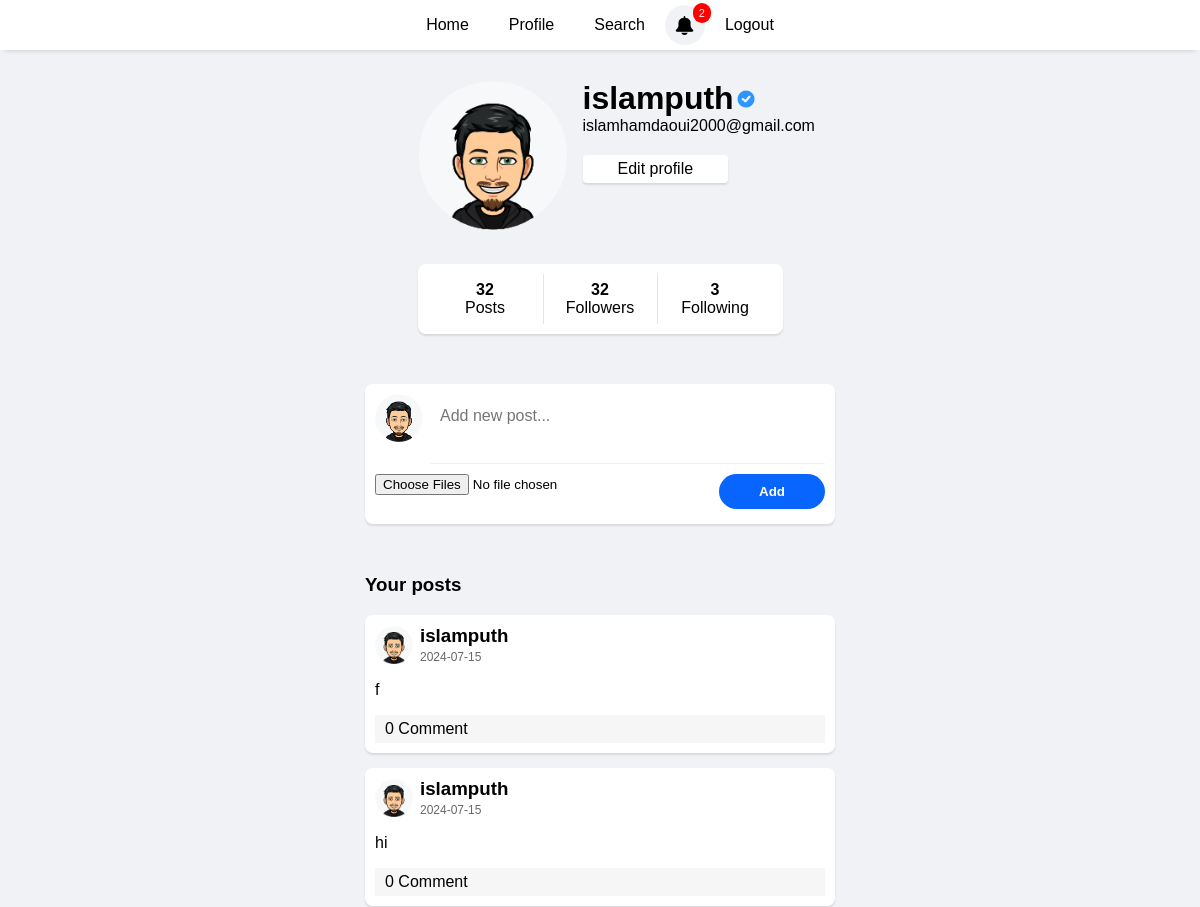
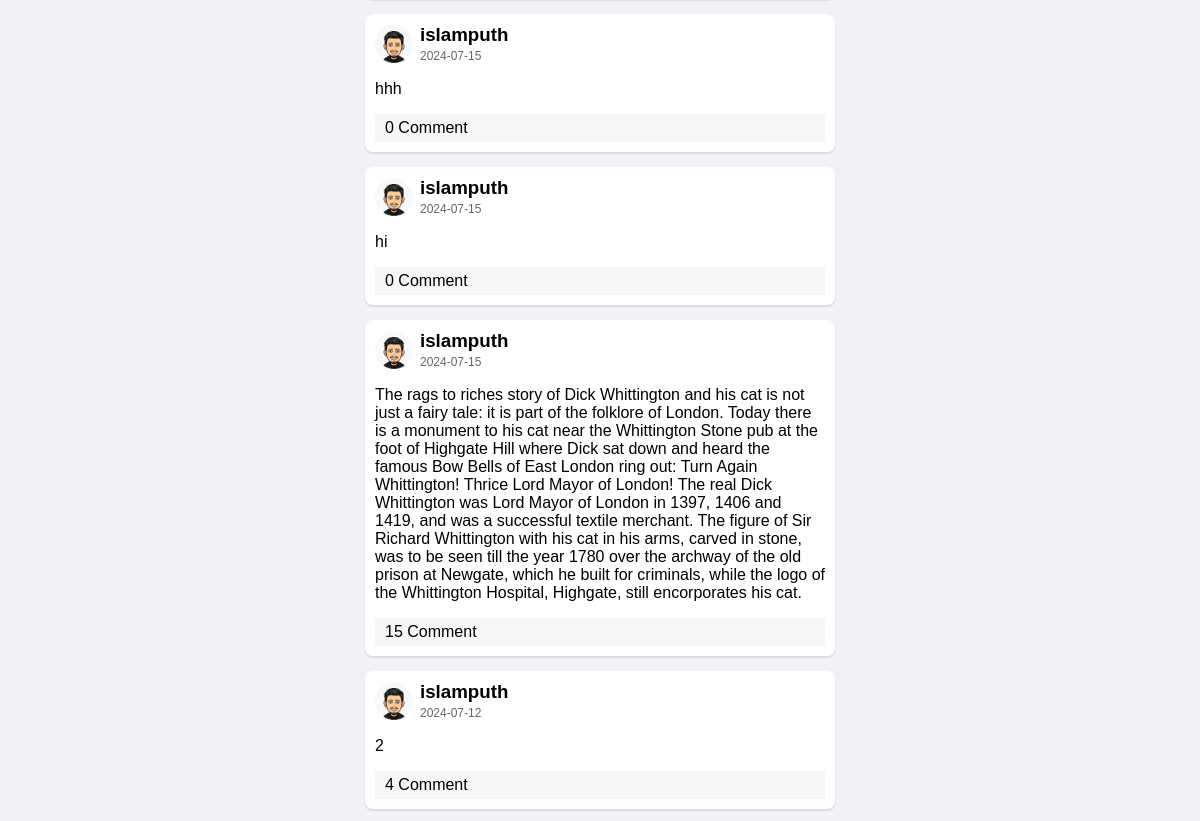
Page /profile.php (signed in, upper part) on the earlier database version (2 pictures, top to bottom).
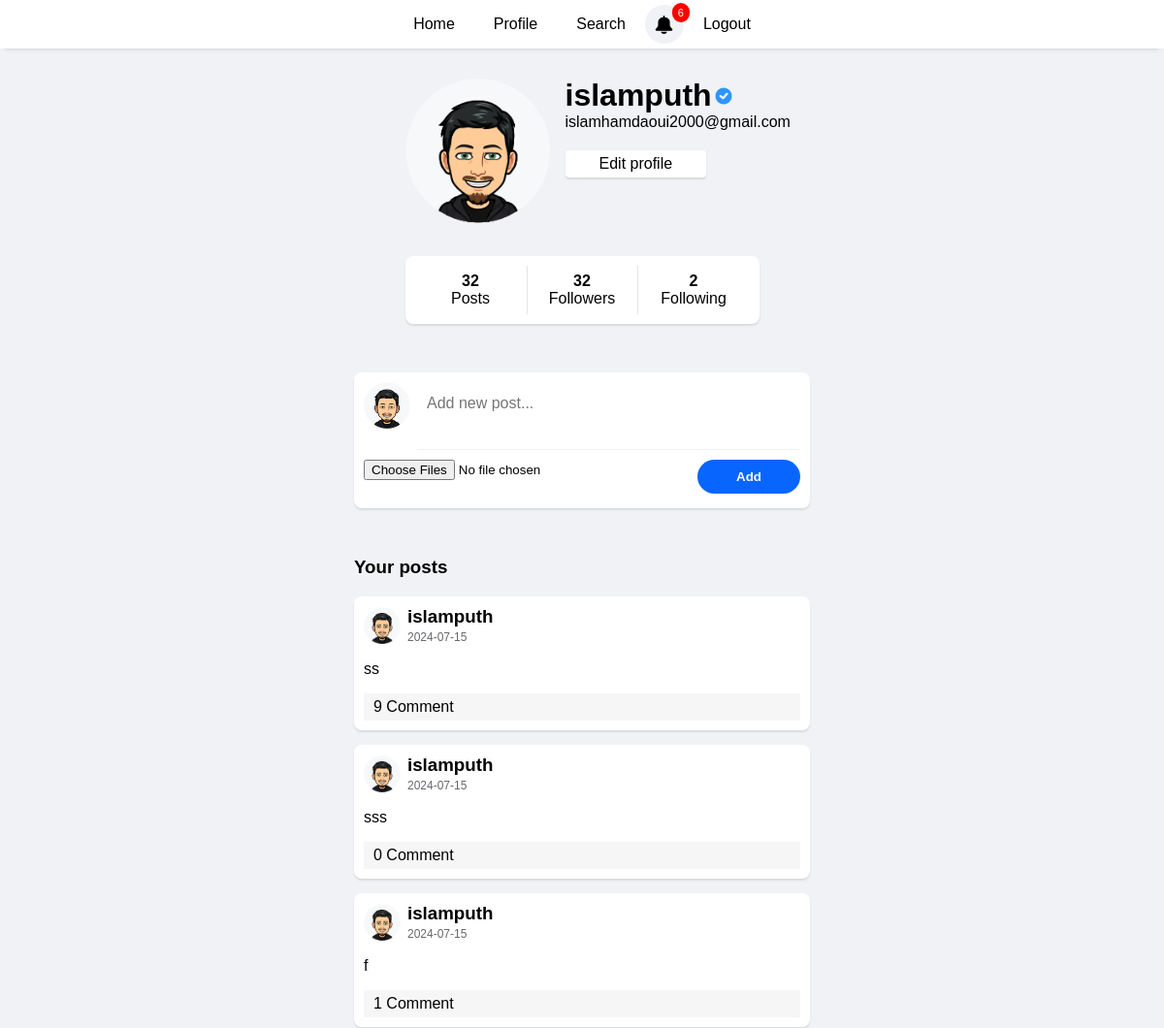
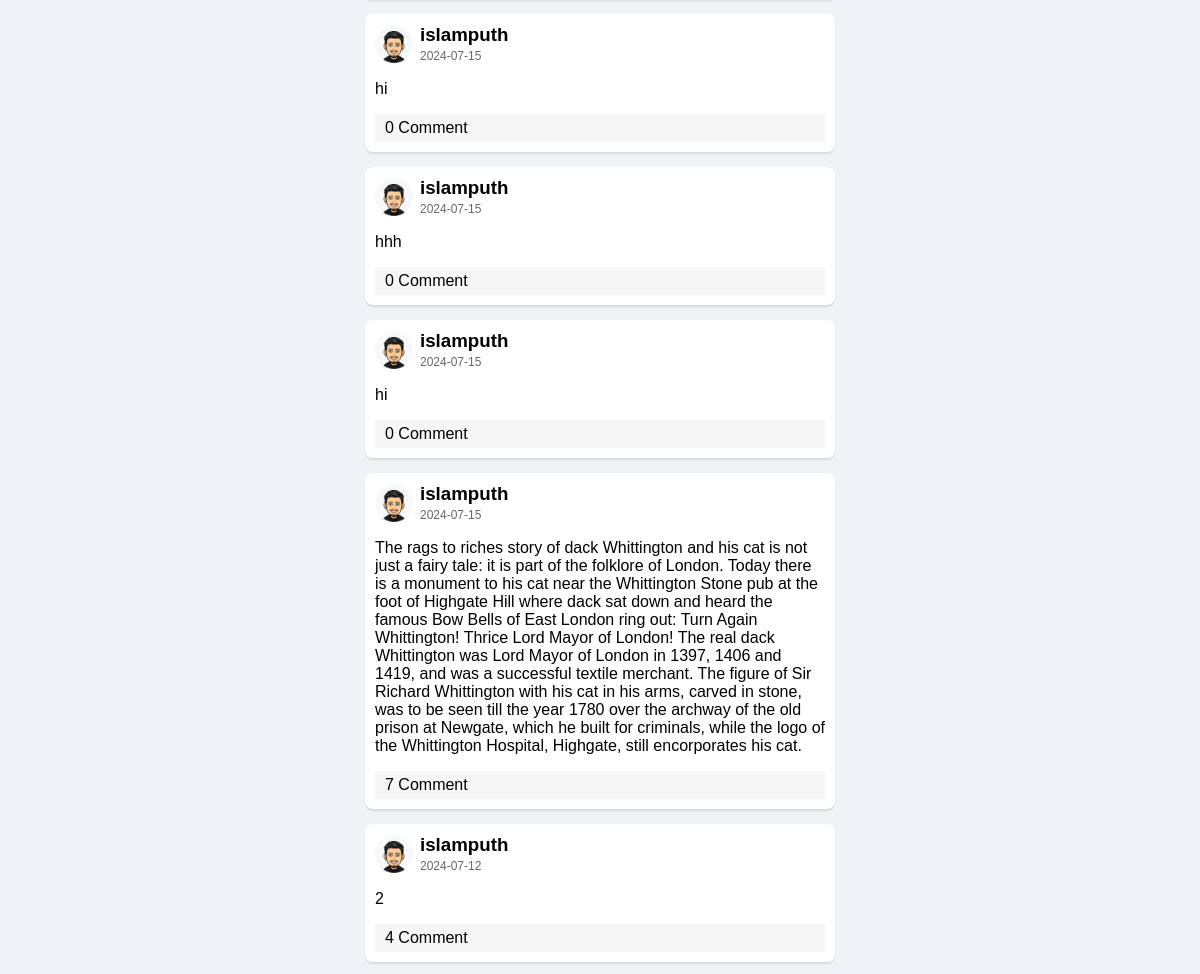
Same page on the later database version (2 pictures, top to bottom).
### tables this page shows
CREATE TABLE `users` (
  `id` int(5) NOT NULL,
  `username` varchar(50) NOT NULL,
  `password` varchar(50) NOT NULL,
  `email` varchar(50) NOT NULL,
  `pdp` enum('default','sara','dalia','islam','mohamed') DEFAULT 'default',
  `verified` varchar(8) NOT NULL
);

CREATE TABLE `posts` (
  `id` int(11) NOT NULL,
  `user_id` int(11) DEFAULT NULL,
  `content` text DEFAULT NULL,
  `created_at` timestamp NOT NULL DEFAULT current_timestamp(),
  `name` varchar(100) NOT NULL,
  `image` varchar(255) NOT NULL
);

### profile.php (the view, shortened to what this page needs)
<?php
require("connection.php");
$follower_id = $_SESSION["user_id"];
$following = $db -> prepare("SELECT count(followed_id) as following_num FROM follow WHERE follower_id = :follower_id");
$following -> execute(array("follower_id"=> $follower_id));
$followingCount = $following -> fetch();
?>
<?php
$followed_id = $_SESSION["user_id"];
$followers = $db -> prepare("SELECT count(follower_id) as follower_num FROM follow WHERE followed_id = :followed_id");
$followers -> execute(array("followed_id"=> $followed_id));
$followersCount = $followers -> fetch();
?>
<!DOCTYPE html>
<html lang="en">
<head>
</head>
<body>
<?php
 require('header.php');
?>
<div class="profileContainer">
<div class="userprofile">
<?php
 require("connection.php");
 $id = $_SESSION["user_id"];
 $select = $db ->prepare("SELECT * FROM users WHERE id= :id");
 $select -> execute(array("id"=> $id));
    $data = $select -> fetch();
?>
    <div class="userpdp">
        <?php
if ($data['pdp'] === 'default') {
    echo '<img src="uploads/default.png" alt="default Image">';
} elseif ($data['pdp'] === 'sara') {
    echo "<img src='uploads/sara.png' alt='sara Image'>";
} elseif ($data['pdp'] === 'dalia') {
    echo "<img  src='uploads/dalia.png' alt='dalia Image'>";
}  elseif ($data['pdp'] === 'islam') {
    echo"<img src='uploads/islam.png' alt='islam Image'>";
}
elseif ($data['pdp'] === 'mohamed') {
    echo"<img class='image' src='uploads/mohamed.png' alt='mohamed Image'>";
} else {
    echo '<img src="uploads/default.png" alt="default Image">';
}
?>
    </div>
    <div class="userinfo">
    <div class="usertop">
        <h3><?php echo $data['username'] ?></h3>
        <?php
if($data['verified']) {
    echo "<img src='icons/verified.png' class='verified'>";
} ?>
    </div>
        <span><?php echo $data['email'] ?></span>
    <button onclick="location.href='editform.php'">Edit profile</button>
    </div>
    </div>
    <div class="stats">
    <div >
        <b><?php echo $followersCount['follower_num']; ?></b>
         <span>Posts</span>
    </div>
     <div onclick="showFollowers()">
        <b><?php echo $followersCount['follower_num']; ?></b>
     <span>Followers</span>
     </div>
     <div onclick="showFollowing()">
     <b> <?php echo $followingCount['following_num']; ?> </b>
     <span>Following</span>
     </div>
    </div>
    <div class="addpost" >
    <form action="post.php" method="post" enctype="multipart/form-data">
    <div class="input">
        <?php
        if ($data['pdp'] === 'default') {
            echo '<img src="uploads/default.png" alt="default Image">';
        } elseif ($data['pdp'] === 'sara') {
            echo "<img src='uploads/sara.png' alt='sara Image'>";
        } elseif ($data['pdp'] === 'dalia') {
            echo "<img src='uploads/dalia.png' alt='dalia Image'>";
        } elseif ($data['pdp'] === 'islam') {
            echo "<img src='uploads/islam.png' alt='islam Image'>";
        } elseif ($data['pdp'] === 'mohamed') {
            echo "<img class='image' src='uploads/mohamed.png' alt='mohamed Image'>";
        } else {
            echo '<img src="uploads/default.png" alt="default Image">';
        }
        ?>
        <textarea name="content" placeholder="Add new post..." required></textarea>
    </div>
    <div class="btn">
        <input type="file" name="files[]" multiple />
        <input type="submit" value="Add">
    </div>
</form>
    </div>
    <div class="posts">
      <div style="max-width: 470px; width:100%;"><h3 style="margin-top: 0;">Your posts</h3></div>
    <?php
$userid = $_SESSION["user_id"];
$show = $db->prepare('SELECT posts.id as post_id, posts.content, DATE(posts.created_at) as post_date,
                            users.username, users.id , users.pdp,
                            COUNT(comments.id) as comments_count
                     FROM posts
                     INNER JOIN users ON posts.user_id = users.id
                     LEFT JOIN comments ON posts.id = comments.post_id
                     WHERE users.id = :user_id
                     GROUP BY posts.id, posts.content, users.username, users.id, users.pdp
                     ORDER BY posts.created_at DESC');
$show->execute([':user_id' => $userid]);
if($show->rowCount() > 0){
while ($data = $show->fetch(PDO::FETCH_ASSOC)){
    echo '<div class="post">';
    echo "<div class='username'>";
    if ($data['pdp'] === 'default') {
        echo '<img src="uploads/default.png" alt="default Image">';
    } elseif ($data['pdp'] === 'sara') {
        echo "<img src='uploads/sara.png' alt='sara Image'>";
    } elseif ($data['pdp'] === 'dalia') {
        echo "<img  src='uploads/dalia.png' alt='dalia Image'>";
    }  elseif ($data['pdp'] === 'islam') {
        echo"<img src='uploads/islam.png' alt='islam Image'>";
    }
    elseif ($data['pdp'] === 'mohamed') {
        echo"<img class='image' src='uploads/mohamed.png' alt='mohamed Image'>";
    } else {
        echo '<img src="uploads/default.png" alt="default Image">';
    }
    echo "<div class='userdiv' >";
    echo "<h3 >" . htmlspecialchars($data['username']) . '</h3>';
    echo "<span>" .$data['post_date'] . "</span>";
    echo '</div>';
    echo "</div>";
    echo '<p>' . htmlspecialchars($data['content']) . '</p>';
    echo "<div><div class='comment' onclick=\"window.location.href='postview.php?id={$data['post_id']}'\">{$data['comments_count']} Comment</div> </div>";
    echo '</div>';
}
}else {
    echo "You haven't posted anything yet.";
}
?>
    </div>
    </div>
</body>
</html>

### header.php (shortened to what this page needs)
<!DOCTYPE html>
<html lang="en">
<head>
</head>
<body>
<?php
require("connection.php");
if(isset($_SESSION["user"])) {
$user_id = $_SESSION['user_id'];
$notificNum = $db->prepare('SELECT COUNT(*) as notific_num
FROM notifications
WHERE owner_id = :user_id AND user_id != :user_id AND is_read = "No"');
$notificNum->execute(array('user_id' => $user_id));
$countResult = $notificNum->fetch();
$totalNotifications = $countResult['notific_num'];
}
?>
    <header>
        <a  href="home.php">Home</a>
        <?php if(empty($_SESSION['user'])): ?>
            <a  href="index.php">Login</a>
            <a href="signupform.php">Signup</a>
            <?php  else: ?>
                <a  href="profile.php">Profile</a>
                <a  href="search.php">Search</a>
                <div class="notificationContainer" onclick="showNotifications()">
                    <img src="icons/bell.png" alt="">
                    <div class="notifnum"><span><?php echo $totalNotifications ?></span></div>
            </div>
                <a href="logout.php">Logout</a>
        <?php  endif; ?>
    </header>
<?php require('notifications.php'); ?>
</body>
</html>

### notifications.php (shortened to what this page needs)
<!DOCTYPE html>
<html lang="en">
<head>
</head>
<body>
</body>
</html>

### header.php (style rules this page uses)
* { font-family: sans-serif; }
body { background-color: #f0f2f5; margin: 0; padding: 0; position: relative; }
header { width: 100%; display: flex; align-items: center; justify-content: center; position: fixed; background-color: #FFF; height: 50px; box-shadow: 0px 5px 5px -5px rgba(0, 0, 0, 0.2); z-index: 1000; }
a { text-decoration: none; color: black; height: 50px; padding: 0 20px; display: flex; justify-content: center; align-items: center; }
.notificationContainer { height: 40px; width: 40px; border-radius: 100px; background-color: #f0f2f5; display: flex; align-items: center; justify-content: center; cursor: pointer; position: relative; }
.notificationContainer img { width: 21px; height: 19px; }
.notifnum { background-color: red; color:#fff; padding: 4px 6px; border-radius: 100px; position: absolute; top: -4%; font-size: 11px; right: -15%; }

### profile.php (style rules this page uses)
* { box-sizing: border-box; }
body { padding: 0; position: relative; }
.profileContainer { width: 100%; padding: 50px 10px; display: flex; flex-direction: column; align-items: center; }
.addpost { max-width: 470px; width: 100%; display: flex; justify-content: center; background-color: #fff; flex-direction: column; margin-top: 50px; padding: 10px 10px; border-radius: 8px; box-shadow: 0px 2px 2px rgba(0, 0, 0, 0.1); }
.addpost .btn { width: 100%; margin-top: 10px; }
.input { display: flex; justify-content: center; }
.input img { height: 48px; width: 48px; margin-right: 7px; }
.addpost form textarea { width: 100%; min-height: 70px; padding: 10px; resize: none; outline: none; border: none; font-size: 16px; line-height: 1.5; box-sizing: border-box; border-bottom: 1px solid rgba(0, 0, 0, 0.05); }
.addpost form input[type=submit] { background-color: #0866ff; border: none; border-radius:100px; padding: 10px 40px; color: #fff; font-weight: bold; float: right; margin-bottom: 5px; cursor: pointer; }
.post { width:100%; max-width: 400px; padding: 10px; margin-bottom: 10px; background-color: #e0f2f1; border-radius: 8px; box-shadow: 0px 2px 2px rgba(0, 0, 0, 0.1); }
.stats { display: flex; width: 100%; max-width: fit-content; padding: 10px; background-color: #fff; box-shadow: 0px 2px 2px rgba(0, 0, 0, 0.1); border-radius: 8px; }
.stats div { display: flex; flex-direction: column; align-items: center; justify-content: center; padding: 7px 25px; cursor: pointer; width: 115px; }
.stats div:first-child { cursor: text; }
.stats div:nth-child(2) { border-left: 1px solid rgba(0, 0, 0, 0.1); border-right: 1px solid rgba(0, 0, 0, 0.1); }
.userprofile { display: flex; max-width: 365px; width: 100%; margin: 30px 0 30px; }
.userinfo { display: flex; flex-direction: column; margin-left: 15px; }
.userinfo h3 { font-size: 2rem; margin: 0; }
.userinfo button { font-size: 16px; cursor: pointer; margin-top: 20px; border-radius: 4px; width: fit-content; padding: 5px 35px; background-color:#fff; border: none; box-shadow: 0px 2px 2px rgba(0, 0, 0, 0.1); }
.userpdp img { width: 150px; height: 150px; }
.posts { margin-top: 50px; width: 100%; display: flex; flex-direction: column; align-items: center; padding: 0 10px; }
.post { width: 100%; max-width: 470px; padding: 10px; margin-bottom: 15px; background-color: #fff; border-radius: 8px; box-shadow: 0px 2px 2px rgba(0, 0, 0, 0.1); }
.comment { background-color: #f6f6f6; padding: 5px 10px; cursor: pointer; }
.username { display: flex; align-items: center; }
.username img { width: 38px; margin-right: 7px; height: 38px; }
.username h3 { margin: 0; }
.userdiv span { font-size: 12px; color: rgb(101, 103, 107); }
.usertop { display: flex; align-items: center; }
.usertop img { margin:0 3px; height: 18px; width: 18px; user-select: none; -webkit-user-drag: none; }

Differences in the rows shown:
added posts: user.username "islamputh", post_date "2024-07-15", content "ss", comments_count "9"
added posts: user.username "islamputh", post_date "2024-07-15", content "sss", comments_count "0"
computed for posts (number 3 of 8 on the later page): comments_count "0" → "1"
changed posts: content "…to riches story of Dick Whittington and his cat is not just a fairy tale: it is part of the folklore of London. Today there is a monument to his cat near the Whittington Stone pub at the foot of Highgate Hill where Dick sat down and heard the famous Bow Bells of East London ring out: Turn Again Whittington! Thrice Lord Mayor of London! The real Dick Whittington was Lord Mayor…" → "…to riches story of dack Whittington and his cat is not just a fairy tale: it is part of the folklore of London. Today there is a monument to his cat near the Whittington Stone pub at the foot of Highgate Hill where dack sat down and heard the famous Bow Bells of East London ring out: Turn Again Whittington! Thrice Lord Mayor of London! The real dack Whittington was Lord Mayor…"; comments_count "15" → "7"
Other differences:
$totalNotifications: "2" → "6"
$followingCount['following_num']: "3" → "2"
